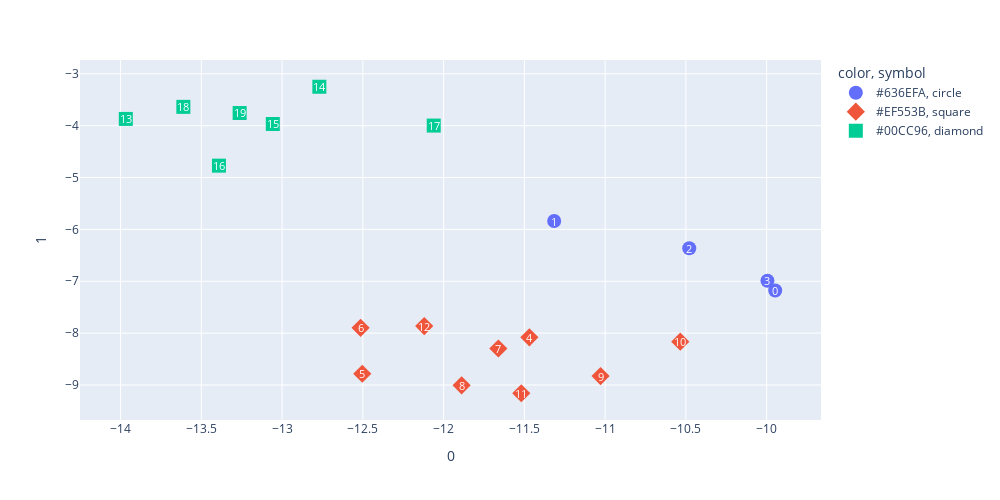

Write notebook code for a chart like this one.
### Code cell
#Importing and data processing

import pandas as pd 
import numpy as np 
import plotly.express as px
import plotly.colors as pc
import umap
import matplotlib.pyplot as plt
from matplotlib.colors import ListedColormap
from sklearn import preprocessing
from sklearn.cluster import KMeans
from scipy.cluster import hierarchy
from sigclust.sigclust import sigclust
from sigclust.recclust import recclust

df = pd.read_csv("FinalCHActivation.csv") #reads in csv file
#(conditons (data points) = rows ; substrates (features) = columns)

my_array = df.values #converts dataframe to numpy array




# #Vector normalization (use for elimination and amination data - make sure this is commented if not using)
# normalized_array = preprocessing.normalize(my_array)




# #Vector normalization (use for phenol data - make sure this is commented if not using)
# Y = preprocessing.normalize(my_array)
# normalized_array = preprocessing.scale(Y)




#Ordinal normalization (Use for C–H activation - make sure this is commented if not using)
def normalize_array_by_ranking(arr):
    # Get the shape of the array
    rows, cols = arr.shape

    # Initialize a new array to store the normalized values and set it to NaN
    normalized_arr = np.full((rows, cols), np.nan)
    
    # Iterate through each row and replace non-NaN values with their rankings
    for i in range(rows):
        row = arr[i, :]
        non_nan_indices = np.logical_not(np.isnan(row))
        ranking = np.argsort(np.argsort(row[non_nan_indices]))
        normalized_arr[i, non_nan_indices] = ranking
    
    return normalized_arr

normalized_array = normalize_array_by_ranking(my_array)




# #Uncomment to save normalized data as CSV
# normalized_array_csv = pd.DataFrame(normalized_array, dtype = float)
# normalized_array_csv.to_csv("NormalizedYieldFingerprints.csv", sep='\t', index=False, encoding="utf-8")




# # Determine optimal number of clusters using the elbow method - use if unsure of # clusters needed
# wcss = []
# max_clusters = 20
# for i in range(1, max_clusters + 1):
#     kmeans = KMeans(n_clusters=i, init='k-means++', random_state=13)
#     kmeans.fit(normalized_array)
#     wcss.append(kmeans.inertia_)

# plt.figure(figsize=(10, 6))
# plt.plot(range(1, max_clusters + 1), wcss, marker='o', linestyle='-', color='b')
# plt.title('Elbow Method for Optimal Number of Clusters')
# plt.xlabel('Number of Clusters')
# plt.ylabel('WCSS')
# plt.xticks(range(1, max_clusters + 1))
# plt.grid(True)
# plt.show()




#Clustering

#choose number of clusters
number_of_clusters = 3

#runs Lloyd's k means algorithm on data. Can change random state to other numbers to test significance quickly
KMeans = KMeans(n_clusters=number_of_clusters, init="k-means++", random_state=13)
clusters = KMeans.fit_predict(normalized_array)

colors = pc.qualitative.Plotly * (number_of_clusters // len(pc.qualitative.Plotly) + 1)
colors = colors[:number_of_clusters]
symbols = ['circle', 'square', 'diamond', 'cross', 'x', 'triangle-up', 'triangle-down', 'triangle-left', 'triangle-right', 'hexagram'] * (number_of_clusters // 10 + 1)
symbols = symbols[:number_of_clusters]
cluster_to_color_dictionary = {i: colors[i] for i in range(number_of_clusters)}
cluster_to_symbol_dictionary = {i: symbols[i] for i in range(number_of_clusters)}

#prints out results
print("list of clusters by condition:")
print(clusters)




#UMAP to visualize data points and clustering
#Make sure that only one reducer is active at once

# #UMAP reducer for Elimination (make sure this is commented if not using)
# reducer = umap.UMAP(
#     metric='cosine',
#     min_dist=1,
#     n_components=3,
#     n_neighbors=2,
#     random_state=42,
# )




# #UMAP reducer for Phenols (uncomment if not using)
# reducer = umap.UMAP(
#     metric='cosine',
#     min_dist=1,
#     n_components=2,
#     n_neighbors=10,
#     random_state=42,
# )




#UMAP reducer for CH activation (make sure this is commented if not using)
reducer = umap.UMAP(
    metric='cosine',
    min_dist=0.5,
    n_components=3,
    n_neighbors=10,
    random_state=42,
)




# #UMAP reducer for Amination (uncomment if not using)
# reducer = umap.UMAP(
#     metric='cosine',
#     min_dist=0.1,
#     n_components=2,
#     n_neighbors=3,
#     random_state=42,
# )




#Plot dimensional reduction
reducer.fit(normalized_array)
embedding = reducer.transform(normalized_array)
assert(np.all(embedding == reducer.embedding_))
fig3 = px.scatter(embedding, x=0, y=1, color=[cluster_to_color_dictionary[label] for label in clusters], symbol=[cluster_to_symbol_dictionary[label] for label in clusters], width=1000, height=500)
for i, entry_number in enumerate(range(len(normalized_array))):
    fig3.add_annotation(x=embedding[i, 0], y=embedding[i, 1], text=str(entry_number), showarrow=False, font=dict(color="white", size=11))
fig3.update_traces(marker_size=14)
fig3.show()




#Check for cluster significance using sigclust
recclust(normalized_array, threshold=0.10, mc_iters=1000)

#Visualize sigclust
B = hierarchy.linkage(normalized_array, 'complete')
plt.figure(figsize=[8, 8])
dn = hierarchy.dendrogram(B)

### Figure 1 — Plotly figure (JSON) as saved in the notebook; plotly's stock layout.template omitted (floating-point values rounded to 4 significant figures)
{"data": [{"hovertemplate": "color=#636EFA<br>symbol=circle<br>0=%{x}<br>1=%{y}<extra></extra>", "legendgroup": "#636EFA, circle", "marker": {"color": "#636efa", "size": 14, "symbol": "circle"}, "mode": "markers", "name": "#636EFA, circle", "orientation": "v", "showlegend": true, "type": "scatter", "x": [-9.947, -11.32, -10.48, -9.995], "xaxis": "x", "y": [-7.177, -5.839, -6.364, -6.991], "yaxis": "y"}, {"hovertemplate": "color=#EF553B<br>symbol=square<br>0=%{x}<br>1=%{y}<extra></extra>", "legendgroup": "#EF553B, square", "marker": {"color": "#EF553B", "size": 14, "symbol": "diamond"}, "mode": "markers", "name": "#EF553B, square", "orientation": "v", "showlegend": true, "type": "scatter", "x": [-11.47, -12.5, -12.51, -11.66, -11.89, -11.03, -10.53, -11.52, -12.12], "xaxis": "x", "y": [-8.081, -8.783, -7.898, -8.296, -9.007, -8.829, -8.164, -9.159, -7.864], "yaxis": "y"}, {"hovertemplate": "color=#00CC96<br>symbol=diamond<br>0=%{x}<br>1=%{y}<extra></extra>", "legendgroup": "#00CC96, diamond", "marker": {"color": "#00cc96", "size": 14, "symbol": "square"}, "mode": "markers", "name": "#00CC96, diamond", "orientation": "v", "showlegend": true, "type": "scatter", "x": [-13.97, -12.77, -13.06, -13.39, -12.06, -13.61, -13.26], "xaxis": "x", "y": [-3.869, -3.249, -3.967, -4.771, -3.998, -3.637, -3.755], "yaxis": "y"}], "layout": {"annotations": [{"font": {"color": "white", "size": 11}, "showarrow": false, "text": "0", "x": -9.947, "y": -7.177}, {"font": {"color": "white", "size": 11}, "showarrow": false, "text": "1", "x": -11.32, "y": -5.839}, {"font": {"color": "white", "size": 11}, "showarrow": false, "text": "2", "x": -10.48, "y": -6.364}, {"font": {"color": "white", "size": 11}, "showarrow": false, "text": "3", "x": -9.995, "y": -6.991}, {"font": {"color": "white", "size": 11}, "showarrow": false, "text": "4", "x": -11.47, "y": -8.081}, {"font": {"color": "white", "size": 11}, "showarrow": false, "text": "5", "x": -12.5, "y": -8.783}, {"font": {"color": "white", "size": 11}, "showarrow": false, "text": "6", "x": -12.51, "y": -7.898}, {"font": {"color": "white", "size": 11}, "showarrow": false, "text": "7", "x": -11.66, "y": -8.296}, {"font": {"color": "white", "size": 11}, "showarrow": false, "text": "8", "x": -11.89, "y": -9.007}, {"font": {"color": "white", "size": 11}, "showarrow": false, "text": "9", "x": -11.03, "y": -8.829}, {"font": {"color": "white", "size": 11}, "showarrow": false, "text": "10", "x": -10.53, "y": -8.164}, {"font": {"color": "white", "size": 11}, "showarrow": false, "text": "11", "x": -11.52, "y": -9.159}, {"font": {"color": "white", "size": 11}, "showarrow": false, "text": "12", "x": -12.12, "y": -7.864}, {"font": {"color": "white", "size": 11}, "showarrow": false, "text": "13", "x": -13.97, "y": -3.869}, {"font": {"color": "white", "size": 11}, "showarrow": false, "text": "14", "x": -12.77, "y": -3.249}, {"font": {"color": "white", "size": 11}, "showarrow": false, "text": "15", "x": -13.06, "y": -3.967}, {"font": {"color": "white", "size": 11}, "showarrow": false, "text": "16", "x": -13.39, "y": -4.771}, {"font": {"color": "white", "size": 11}, "showarrow": false, "text": "17", "x": -12.06, "y": -3.998}, {"font": {"color": "white", "size": 11}, "showarrow": false, "text": "18", "x": -13.61, "y": -3.637}, {"font": {"color": "white", "size": 11}, "showarrow": false, "text": "19", "x": -13.26, "y": -3.755}], "height": 500, "legend": {"title": {"text": "color, symbol"}, "tracegroupgap": 0}, "margin": {"t": 60}, "width": 1000, "xaxis": {"anchor": "y", "domain": [0, 1], "title": {"text": "0"}}, "yaxis": {"anchor": "x", "domain": [0, 1], "title": {"text": "1"}}}}
